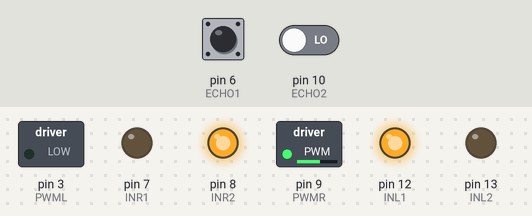
A sketch run on a simulated Arduino Uno, built with avr-gcc and run on an emulated ATmega328P. On the bench: switched loads named in the sketch (green lamp = pin HIGH), output pins drawn as LEDs (lit = HIGH). The inputs (shaded band) are chosen by the test bench; at power-on: pin 6 (ECHO1) LOW, pin 10 (ECHO2) LOW. Pins used as bus, display or sensor lines are not drawn.

Above: at 4.7 s.
4.8 s: pin 6 (ECHO1) pulsed HIGH 2 times (0.12 s each, 0.3 s apart)
At 6.18 s:
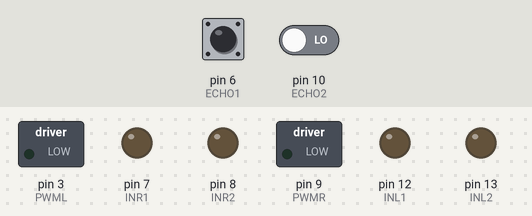
At 8.0 s:
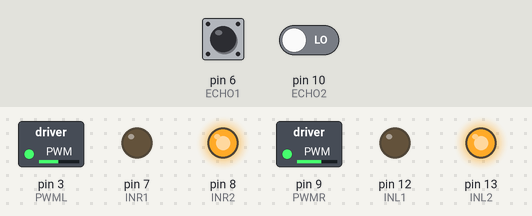
Timing chart, 0 to 14.7 s (numbered marks = the images above; inputs shaded):
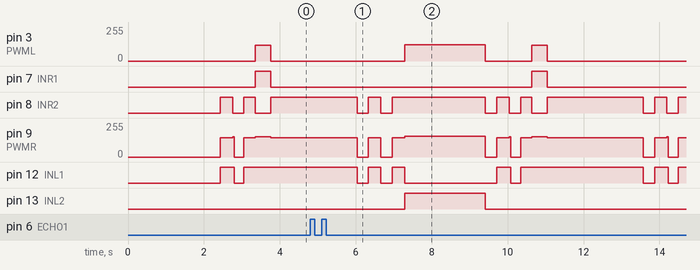

The sketch:

square-path.ino
```cpp
  //left motor setup
  #define INL1 12
  #define INL2 13
  #define PWML 3

  //right motor setup
  #define INR1 7
  #define INR2 8
  #define PWMR 9

  //HCSR1 setup
  #define TRIG1 5
  #define ECHO1 6
  #define TRIG2 2
  #define ECHO2 10
  #define TRIG3 11
  #define ECHO3 4


void setup() {
  // put your setup code here, to run once:

  pinMode(PWML,OUTPUT);
  pinMode(PWMR,OUTPUT);
  pinMode(INL1,OUTPUT);
  pinMode(INL2,OUTPUT);
  pinMode(INR1,OUTPUT);
  pinMode(INR2,OUTPUT);

  Serial.begin (9600);
  pinMode(TRIG1, OUTPUT);
  pinMode(ECHO1, INPUT);
  pinMode(TRIG2, OUTPUT);
  pinMode(ECHO2, INPUT);
}

long duration, cm, onMesafe, sagMesafe;
long threedata[3];
unsigned long interval = 0;
void loop() {
  onMesafe = distanceFront();
  sagMesafe = distanceRight();
  if(sagMesafe < 10)
  {
    fullStop();
    delay(300);
    turnLeftFor(300);

  }
  if(sagMesafe < 20){
    turnLeftFor(25);
  }
  if(onMesafe < 20){
      backward();
  }
  if(onMesafe >= 25 && sagMesafe <= 35){
    if(sagMesafe < 10)
  {
    fullStop();
    delay(300);
    turnLeftFor(300);

  }
    if(sagMesafe < 20){
      turnLeftFor(25);
    }
    fullForward();
  }
  if(onMesafe >= 25 && sagMesafe > 45){
    fullForward();
    delay(300);
    fullStop();
    delay(500);
    turnRight();
    delay(320);
    fullStop();
    delay(500);
    if( onMesafe >= 30)
    {
      fullForward();
      delay(100);
    }
    if ( onMesafe < 30)
    {
      backFor(200);
    }
  }
  if(onMesafe < 25 && sagMesafe <= 35){
    if(sagMesafe < 10)
  {
    fullStop();
    delay(300);
    turnLeftFor(300);

  }
    backFor(400);
    turnLeft();
    delay(400);
  }
  if(onMesafe < 25 && sagMesafe > 35){
    backFor(200);
    turnLeft();
    delay(550);
  }
}

long distanceFront(){
  long cm1,cm2,cm3;
  digitalWrite(TRIG1, LOW);
  delay(5);
  digitalWrite(TRIG1, HIGH);
  delay(10);
  digitalWrite(TRIG1, LOW);
  duration = pulseIn(ECHO1, HIGH);
  cm1 = (duration/2)/ 29.1;
  cm2 = (duration/2)/ 29.1;
  cm3 = (duration/2)/ 29.1;
  cm = (cm1+cm2+cm3)/3;
  delay(50);
  return cm;
}
long distanceRight(){
  long cm1,cm2,cm3;
  digitalWrite(TRIG2, LOW);
  delay(5);
  digitalWrite(TRIG2, HIGH);
  delay(10);
  digitalWrite(TRIG2, LOW);
  duration = pulseIn(ECHO2, HIGH);
  cm1 = (duration/2)/ 29.1;
  cm2 = (duration/2)/ 29.1;
  cm3 = (duration/2)/ 29.1;
  cm = (cm1+cm2+cm3)/3;
  delay(50);
  return cm;
}
void backward() {
  digitalWrite(INL1, HIGH);
  digitalWrite(INR1, HIGH);
  digitalWrite(INL2, LOW);
  digitalWrite(INR2, LOW);
  analogWrite(PWML,120);
  analogWrite(PWMR,151);

}
void solGeri() {
  digitalWrite(INL1, HIGH);
  digitalWrite(INR1, HIGH);
  digitalWrite(INL2, LOW);
  digitalWrite(INR2, LOW);
  analogWrite(PWML,120);
  analogWrite(PWMR,0);

}
void fullForward() {
  digitalWrite(INL1, LOW);
  digitalWrite(INR1, LOW);
  digitalWrite(INL2, HIGH);
  digitalWrite(INR2, HIGH);
  analogWrite(PWML,123);
  analogWrite(PWMR,155);//142
}

void forward() {
  digitalWrite(INL1, LOW);
  digitalWrite(INR1, LOW);
  digitalWrite(INL2, HIGH);
  digitalWrite(INR2, HIGH);
  analogWrite(PWML,116);
  analogWrite(PWMR,145);
}

void fullStop() {
  digitalWrite(INL1, LOW);
  digitalWrite(INR1, LOW);
  digitalWrite(INL2, LOW);
  digitalWrite(INR2, LOW);

  analogWrite(PWML,0);
  analogWrite(PWMR,0);

}

void turnRight() {
  digitalWrite(INL1, LOW);
  digitalWrite(INR1, LOW);
  digitalWrite(INL2, HIGH);
  digitalWrite(INR2, HIGH);
  analogWrite(PWML,140);
  analogWrite(PWMR,0);
}
void turnRight90() {
  turnRight();
  delay(900);
  fullStop();
}
void turnLeft() {
  digitalWrite(INL1, HIGH);
  digitalWrite(INR1, LOW);
  digitalWrite(INL2, LOW);
  digitalWrite(INR2, HIGH);

  analogWrite(PWML,0);
  analogWrite(PWMR,145);//125
}
void turnLeft90() {
  turnLeft();
  delay(950);
  fullStop();
}
//smart commands
void turnLeft180() {
  turnLeft();
  delay(950);
  fullStop();
}
int turnLeftFor(int leftTime) {
  turnLeft();
  delay(leftTime);
  fullStop();
}
void forwardFor(int forwardTime) {
  fullForward();
  delay(forwardTime);
  fullStop();
}
void backFor(int backTime) {
  backward();
  delay(backTime);
  fullStop();
}
void rotateLeft() {
  digitalWrite(INL1, LOW);
  digitalWrite(INR1, LOW);
  digitalWrite(INL2, HIGH);
  digitalWrite(INR2, HIGH);
  analogWrite(PWML,122);
  analogWrite(PWMR,160);
}
void rotateRight() {
  digitalWrite(INL1, LOW);
  digitalWrite(INR1, LOW);
  digitalWrite(INL2, HIGH);
  digitalWrite(INR2, HIGH);
  analogWrite(PWML,130);
  analogWrite(PWMR,110);
}
```

Measured:
- after the input at 4.8 s, pin 13 (INL2): LOW → HIGH after 2.5 s, → LOW 2.1 s later
